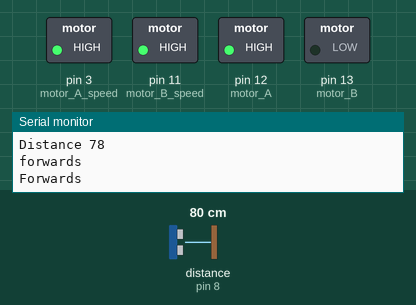
A sketch run on a simulated Arduino Uno, built with avr-gcc and run on an emulated ATmega328P. Shown: switched loads named in the sketch (green lamp = pin HIGH), the last lines printed to the serial monitor. Wiring (inferred from the names in the program): ultrasonic range finder: trigger pin 7; echo pin 8. The test bench sets the inputs (shaded band); at power-on: distance to the obstacle (sensor on pin 8) 80 cm. The echo pulse lasts 58.3 µs per cm; pins used as bus, display or sensor lines are not drawn.

Above: at 1.2 s.
1.3 s: distance to the obstacle (sensor on pin 8) set to 13 cm
4.3 s: distance to the obstacle (sensor on pin 8) set to 10 cm
At 5.2 s:
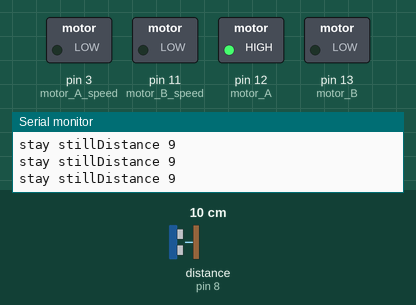
6.2 s: distance to the obstacle (sensor on pin 8) set to 7 cm
9.2 s: distance to the obstacle (sensor on pin 8) set to 4 cm
At 10.0 s:
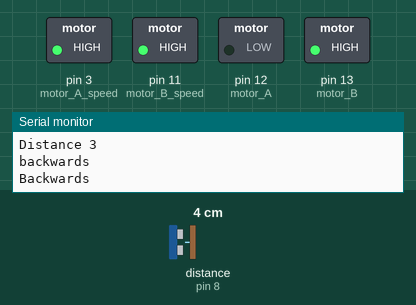
12.2 s: distance to the obstacle (sensor on pin 8) set to 60 cm
At 13.2 s:
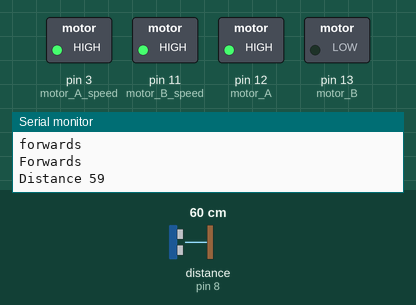
15.2 s: distance to the obstacle (sensor on pin 8) set to 2 cm
At 15.9 s:
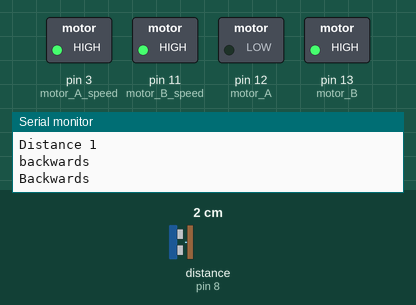
Timing chart, 0 to 18.2 s (numbered marks = the images above; inputs shaded):
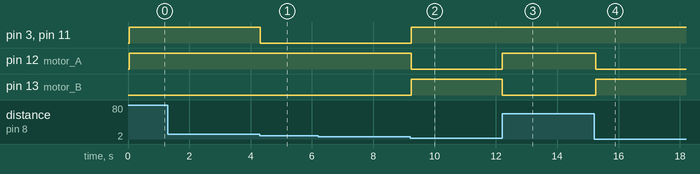

The sketch:

follow_me.ino
```cpp
/*
 * Follow me code
 * Kevin McAleer 23 September 2020
 * Updated 26 September 2020 - delay is shorter
 * Updated 04 October 2020 - added the beep and definitions for official and fundomoto motorshields
 */

// Uncomment the define below to select the right board
#define OFFICIAL_ARDUINO_SHIELD
//#define FUNDUMOTO_SHIELD

#ifdef OFFICIAL_ARDUINO_SHIELD
  #define motor_A_speed 3
  #define motor_B_speed 11
  #define motor_A 12
  #define motor_B 13
  #define MOTORSHIELD "Official Arduino"
#endif

#ifdef FUNDUMOTO_SHIELD
  #define motor_A_speed 10
  #define motor_B_speed 11
  #define motor_A 12
  #define motor_B 13
  #define buzzer 4
  #define MOTORSHIELD "Fundumoto"
#endif

// defines pins numbers
const int trigPin = 7;
const int echoPin = 8;
// defines variables
long duration;
int distance;

// set the time between motor on and motor off
int wait_in_milliseconds = 50;

int ping() {
  // Clears the trigPin
  digitalWrite(trigPin, LOW);
  delayMicroseconds(2);
  // Sets the trigPin on HIGH state for 10 micro seconds
  digitalWrite(trigPin, HIGH);
  delayMicroseconds(10);
  digitalWrite(trigPin, LOW);
  // Reads the echoPin, returns the sound wave travel time in microseconds
  duration = pulseIn(echoPin, HIGH);
  // Calculating the distance
  distance= duration*0.034/2;
  // Prints the distance on the Serial Monitor
//  Serial.print("Distance: ");
//  Serial.println(distance);
  return distance;
}

void beep(int distance) {
  // beep the buzzer

  #ifdef buzzer
  digitalWrite(buzzer, HIGH);
  delay(wait_in_milliseconds / (distance*2));
  digitalWrite(buzzer, LOW);
  #endif
}

// move forward
void forward() {

  Serial.println("Forwards");
  // set the direction to forward
  digitalWrite(motor_A, HIGH);
  digitalWrite(motor_B, LOW);

  // set to full speed
  analogWrite(motor_A_speed, 255);
  analogWrite(motor_B_speed, 255);

  // wait
  delay(wait_in_milliseconds);

  // stop
  analogWrite(motor_A_speed, 0);
  analogWrite(motor_B_speed, 0);
}

// move backward
void backward() {

  Serial.println("Backwards");

  // set the direction to backward
  digitalWrite(motor_A, LOW);
  digitalWrite(motor_B, HIGH);

  // set to full speed
  analogWrite(motor_A_speed, 255);
  analogWrite(motor_B_speed, 255);

  // wait
  delay(wait_in_milliseconds);

  // stop
  analogWrite(motor_A_speed, 0);
  analogWrite(motor_B_speed, 0);
}

void setup() {

  // put your setup code here, to run once:
  Serial.begin(9600);
  pinMode(trigPin, OUTPUT); // Sets the trigPin as an Output
  pinMode(echoPin, INPUT); // Sets the echoPin as an Input

  // set the Arduino pin to OUTPUT mode
  pinMode(motor_A, OUTPUT);
  pinMode(motor_B, OUTPUT);

  // if there is a buzzer, set th epin mode
  #ifdef FUNDUMOTO_SHIELD
    pinMode(buzzer, OUTPUT);
    beep(10);
  #endif

  Serial.println("SMARS Robot - Follow Me code");
  Serial.print("Motorshield type: ");
  Serial.println(MOTORSHIELD);
}

void loop() {
  // put your main code here, to run repeatedly:

  // check distance
  distance = ping();
  Serial.print("Distance ");
  Serial.println(distance);
  if (distance < 5) {
    Serial.println("backwards");
    backward();
  }
  if (distance > 10) {
    Serial.println("forwards");
    forward();
  }
  if ((distance >= 5) and (distance <= 10)) {
    Serial.print("stay still");

  }
   beep(distance);

  // if less than 5cm then move backward
  // if greater than 5 cm then move forward
}
```

Measured:
- the behaviour switches between 12 and 11 cm on distance to the obstacle (sensor on pin 8) (found by bisection; images 0 and 1)
- the behaviour switches between 6 and 5 cm on distance to the obstacle (sensor on pin 8) (found by bisection; images 1 and 2)
- after the input at 4.3 s, pin 3 (motor_A_speed), pin 11 (motor_B_speed): HIGH → LOW at once
- after the input at 9.2 s, pin 3 (motor_A_speed), pin 11 (motor_B_speed), pin 13 (motor_B): LOW → HIGH at once; pin 12 (motor_A): HIGH → LOW at once
- after the input at 12.2 s, pin 12 (motor_A): LOW → HIGH at once; pin 13 (motor_B): HIGH → LOW at once
- after the input at 15.2 s, pin 12 (motor_A): HIGH → LOW after 0.05 s; pin 13 (motor_B): LOW → HIGH after 0.05 s
